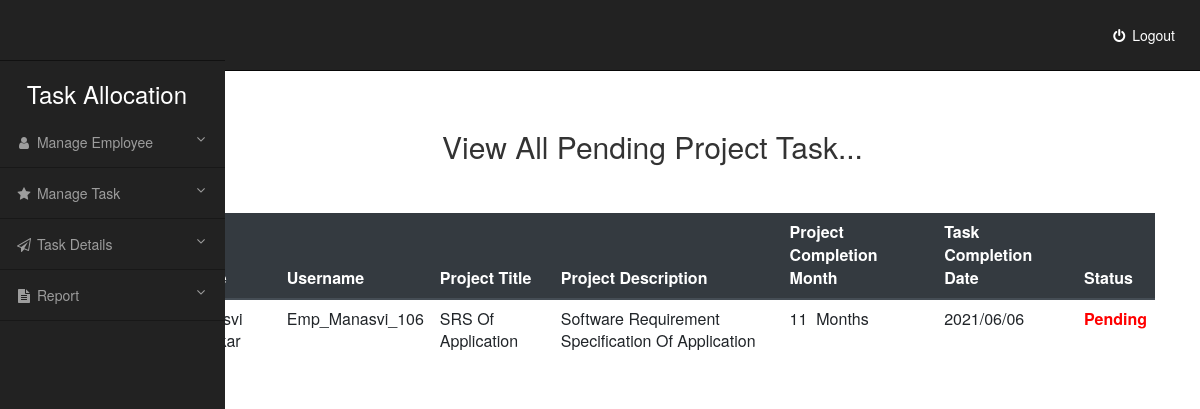
The page /Task_Allocation_System/General_Manager/View_Pending_Task.php (signed in) on the database its author committed.
### tables this page shows
CREATE TABLE IF NOT EXISTS `tbl_take_task` (
  `task_id` int(11) NOT NULL AUTO_INCREMENT,
  `project_id` int(11) NOT NULL,
  `user_id` int(11) NOT NULL,
  `task_complete_date` varchar(10) NOT NULL,
  `status` varchar(15) NOT NULL,
  `complete_task` varchar(5) NOT NULL COMMENT 'Yes / No',
  PRIMARY KEY (`task_id`)
);

CREATE TABLE IF NOT EXISTS `tbl_user` (
  `user_id` int(11) NOT NULL AUTO_INCREMENT,
  `name` varchar(50) NOT NULL,
  `username` varchar(50) NOT NULL,
  `password` varchar(32) NOT NULL,
  `role` varchar(10) NOT NULL,
  `salary` int(11) NOT NULL,
  `status` varchar(1) NOT NULL,
  PRIMARY KEY (`user_id`)
);

CREATE TABLE IF NOT EXISTS `tbl_project_work` (
  `project_id` int(11) NOT NULL AUTO_INCREMENT,
  `title` varchar(50) NOT NULL,
  `description` text NOT NULL,
  `added_date` varchar(10) NOT NULL,
  `month` int(11) NOT NULL,
  PRIMARY KEY (`project_id`)
);

### Task_Allocation_System/General_Manager/View_Pending_Task.php (the view, shortened to what this page needs)
<?php
if($_SESSION['username']!=NULL && $_SESSION['user']=="Manager")
{
?>
<html>
    <head>
        <link href="//maxcdn.bootstrapcdn.com/bootstrap/3.3.0/css/bootstrap.min.css" rel="stylesheet" id="bootstrap-css">
        <link rel="stylesheet" href="https://maxcdn.bootstrapcdn.com/bootstrap/4.5.0/css/bootstrap.min.css">
    </head>
    <body>
        <?php
            include_once './Menu.php';
        ?>
        <div class="container" style="padding-top: 5%;padding-left: 10%;">
            <h2 class="text-center">View All Pending Project Task...</h2>
            <br><br>
            <?php
                include_once '../connectionDB.php';
                $sql = "SELECT u.name,u.username,p.title,p.description,p.month,t.task_complete_date,t.status FROM tbl_user as u INNER JOIN tbl_take_task as t ON u.user_id = t.user_id INNER JOIN "
                        . "tbl_project_work as p ON t.project_id = p.project_id WHERE t.status = 'Pending'";
                if($result = mysqli_query($conn, $sql)){
                    if(mysqli_num_rows($result) > 0){
            ?>
            <table class="table">
                <thead class="thead-dark">
                  <tr>
                    <th scope="col">#</th>
                    <th scope="col">Name</th>
                    <th scope="col">Username</th>
                    <th scope="col">Project Title</th>
                    <th scope="col">Project Description</th>
                    <th scope="col">Project Completion Month</th>
                    <th scope="col">Task Completion Date</th>
                    <th scope="col">Status</th>
                  </tr>
                </thead>
                <tbody>
                <?php
                $sr = 1;
                while($row = mysqli_fetch_array($result))
                {
                    echo "<tr>";
                        echo "<th>" . $sr . "</th>";
                        echo "<td>" . $row['name'] . "</td>";
                        echo "<td>" . $row['username'] . "</td>";
                        echo "<td>" . $row['title'] . "</td>";
                        echo "<td>" . $row['description'] . "</td>";
                        echo "<td>" . $row['month'] ."&nbsp; Months". "</td>";
                        echo "<td>" . $row['task_complete_date'] . "</td>";
                        echo "<td style='color:red;'><b>" . $row['status'] . "</b></td>";
                    echo "</tr>";
                    $sr++;
                }
                ?>
                </tbody>
              </table>
            <?php
                } else{
                    echo "<p class='lead'><em>No records were found.</em></p>";
                }
            } else{
                echo "ERROR: Could not able to execute $sql. " . mysqli_error($$conn);
            }
            ?>
        </div>
    </body>
</html>
<?php
}
 else {
    header("Location:../index.php");
}
?>

### Task_Allocation_System/General_Manager/Menu.php (style rules this page uses)
@media (min-width:768px) { body { margin-top: 50px; } }

### rows shown on the page
tbl_take_task: user.username "Emp_Manasvi_106", project.title "SRS Of Application", project.description "Software Requirement Specification Of Application", project.month "11", task_complete_date "2021/06/06", status "Pending"
